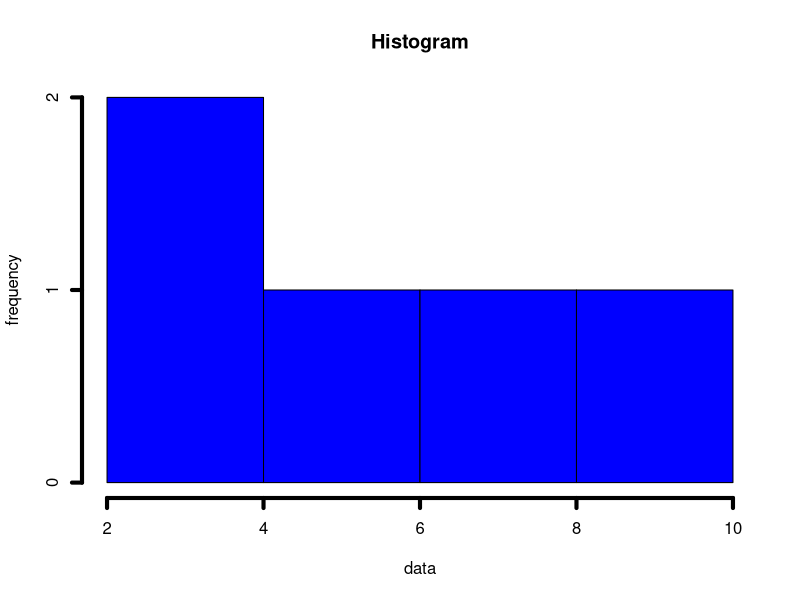
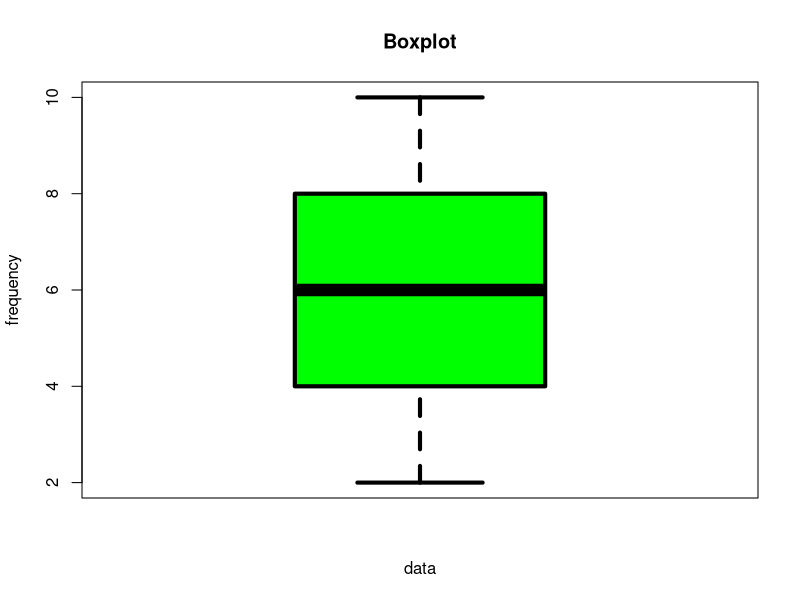
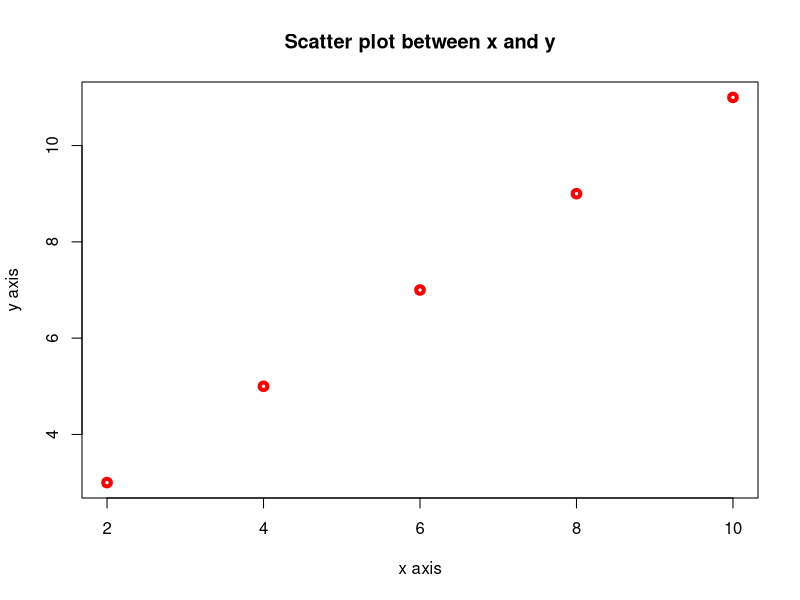

The R script that drew these images, in order:
## ---- chunk 1
# Descriptive Statistics:
 # Measures of Central Tendency:
 #     - mean(x): Calculate the mean of a numeric vector x.
 #     - median(x): Calculate the median of a numeric vector x.
 #     - mode(x): Calculate the mode of a vector x.
 #   - Measures of Dispersion:
 #     - range(x): Calculate the range of a numeric vector x.
 #     - var(x): Calculate the variance of a numeric vector x.
 #     - sd(x): Calculate the standard deviation of a numeric vector x.
# Installed package DescTools to run Mode function to get the most occurences of the value
# install.packages("DescTools")
# library(DescTools)
x <- c(3, 4, 7, 9, 3,10)
mean_value <- mean(x)
median_value <- median(x)
mode_value <- as.numeric(names(table(x))[table(x) == max(table(x))])
range_value <- range(x)
variance_value <- var(x)
sd_value <- sd(x)
print(mean_value)
print(median_value)
print(mode_value)
print(range_value)
print(variance_value)
print(sd_value)
## ---- chunk 2
# Example 2: Graphical Representation

   # - hist(x): Create a histogram of a numeric vector x.
   # - boxplot(x): Create a box plot of a numeric vector x.
   # - plot(x, y): Create a scatter plot of two numeric vectors x and y.
x <- c(2, 4, 6, 8, 10)

hist(x, main="Histogram", xlab = "data", ylab = "frequency", col="blue", lwd=4)

boxplot(x, main="Boxplot", xlab = "data", ylab = "frequency", col="green", lwd=4)
y <- c(3, 5, 7, 9, 11)

plot(x,y , main="Scatter plot between x and y", xlab = "x axis", ylab = "y axis", col="red", lwd=4)

## ---- chunk 3
# 3. Inferential Statistics:
#    - Hypothesis Testing:
#      - t.test(x, y): Perform a t-test to compare the means of two samples x and y.
#      - chisq.test(x, y): Perform a chi-squared test for independence between two categorical variables x and y.
# 
#    - Confidence Intervals:
#      - t.test(x)$conf.int: Calculate the confidence interval for a t-test on a sample x.
#      - prop.test(x, n)$conf.int: Calculate the confidence interval for a proportion test on a sample x out of n.
#    - p-value:
#      - t.test(x)$p.value: Get the p-value for a t-test on a sample x.
#      - prop.test(x, n)$p.value: Get the p-value for a proportion test on a sample x out of n.

x <- c(2, 4, 6, 8, 10)
y <- c(1, 3, 5, 7, 9)
# Assuming a sample size of 20 for each success count
n <- c(10, 10, 10, 10, 10)
t_test_result <- t.test(x, y)
chisq_test_result <- chisq.test(x, y)
conf_interval_t_test <- t.test(x)$conf.int
conf_interval_prop_test <- prop.test(x, n)$conf.int
p_value_t_test <- t.test(x)$p.value

p_value_prop_test <- prop.test(x, n)$p.value
print(t_test_result)
print(chisq_test_result)
print(conf_interval_t_test)
print(conf_interval_prop_test)
print(p_value_t_test)
print(p_value_prop_test)

